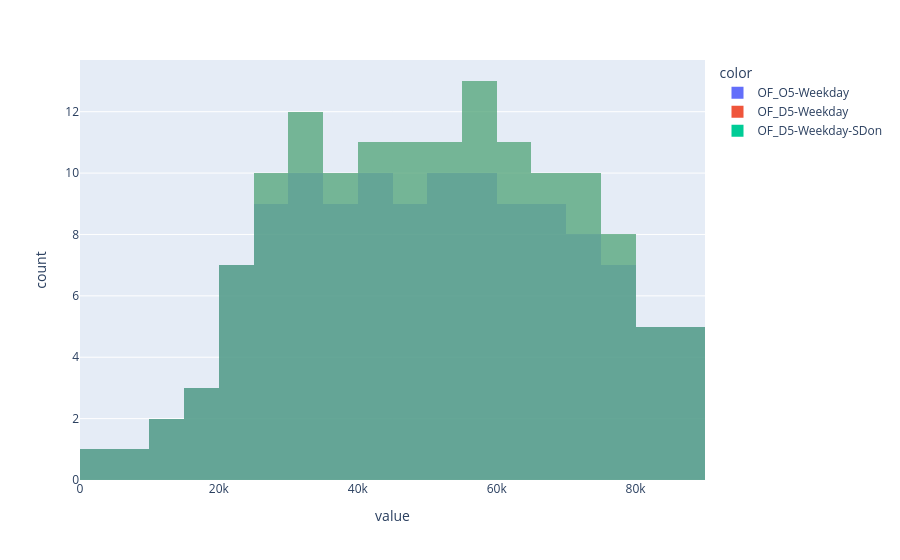

Notebook code for this chart:
### Code cell
temp = facts[(facts['service_id'].isin(['OF_O5-Weekday','OF_D5-Weekday','OF_D5-Weekday-SDon'])) & (facts['stop_id'] == 404362)]


px.histogram(temp['arrival_sec'],color=temp['service_id'], nbins=24, barmode='overlay')

### Figure 1 — Plotly figure (JSON) as saved in the notebook; plotly's stock layout.template omitted (floating-point values rounded to 4 significant figures; data arrays with more than 128 entries replaced by an {"elided": "..."} marker saying what was removed)
{"data": [{"bingroup": "x", "hovertemplate": "color=OF_O5-Weekday<br>value=%{x}<br>count=%{y}<extra></extra>", "legendgroup": "OF_O5-Weekday", "marker": {"color": "#636efa", "opacity": 0.5, "pattern": {"shape": ""}}, "name": "OF_O5-Weekday", "nbinsx": 24, "orientation": "v", "showlegend": true, "type": "histogram", "x": [3600, 7200, 10800, 14400, 16200, 18000, 19200, 20400, 21300, 22020, 22740, 23340, 23940, 24540, 25140, 25680, 71640, 72240, 72840, 76560, 81600, 82500, 83400, 84300, 85200, 86100, 87000, 87900, 88800, 65880, 56220, 55740, 55260, 54780, 54300, 26220, 26760, 27300, 27840, 28380, 28920, 30000, 30540, 31080, 31620, 32160, 32700, 33240, 33780, 34320, 34860, 35400, 35940, 36480, 37020, 37560, 38580, 39060, 39540, 40020, 40560, 41100, 41640, 42180, 42720, 43260, 43800, 44340, 44880, 45420, 45960, 46500, 47040, 47580, 48120, 48660, 49200, 49680, 50220, 50700, 51240, 51720, 52260, 52740, 53280, 53760, 71040, 70440, 69840, 69240, 68640, 68040, 67500, 75840, 75240, 74640, 74040, 73440, 80700, 78900, 78000, 77280, 66960, 66420, 65340, 64800, 63720, 63180, 62640, 61560, 60480, 59940, 59400, 58860, 58320, 57780, 62100, 38100, 79800, 61020, 56700, 29460, 64260, 57240], "xaxis": "x", "yaxis": "y"}, {"bingroup": "x", "hovertemplate": "color=OF_D5-Weekday<br>value=%{x}<br>count=%{y}<extra></extra>", "legendgroup": "OF_D5-Weekday", "marker": {"color": "#EF553B", "opacity": 0.5, "pattern": {"shape": ""}}, "name": "OF_D5-Weekday", "nbinsx": 24, "orientation": "v", "showlegend": true, "type": "histogram", "x": {"elided": "141 int values"}, "xaxis": "x", "yaxis": "y"}, {"bingroup": "x", "hovertemplate": "color=OF_D5-Weekday-SDon<br>value=%{x}<br>count=%{y}<extra></extra>", "legendgroup": "OF_D5-Weekday-SDon", "marker": {"color": "#00cc96", "opacity": 0.5, "pattern": {"shape": ""}}, "name": "OF_D5-Weekday-SDon", "nbinsx": 24, "orientation": "v", "showlegend": true, "type": "histogram", "x": {"elided": "141 int values"}, "xaxis": "x", "yaxis": "y"}], "layout": {"barmode": "overlay", "legend": {"title": {"text": "color"}, "tracegroupgap": 0}, "margin": {"t": 60}, "xaxis": {"anchor": "y", "domain": [0, 1], "title": {"text": "value"}}, "yaxis": {"anchor": "x", "domain": [0, 1], "title": {"text": "count"}}}}
